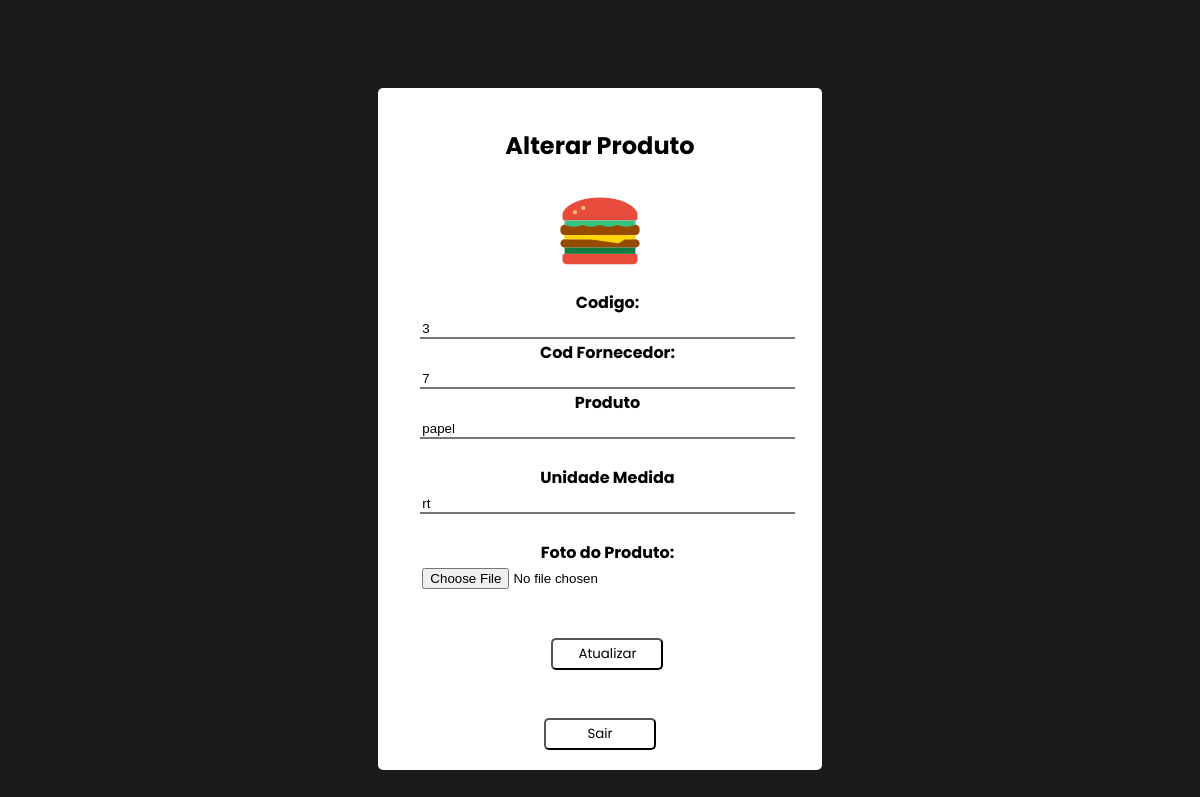
The app's page /alteracao/alteracao_bd_Produto.php with its own data.
### tables this page shows
CREATE TABLE IF NOT EXISTS `produto` (
  `pro_cod` int(11) NOT NULL AUTO_INCREMENT,
  `pro_for_cod` int(11) NOT NULL,
  `pro_foto` blob NOT NULL,
  `pro_nome` varchar(30) NOT NULL,
  `pro_umedida` varchar(30) NOT NULL,
  PRIMARY KEY (`pro_cod`)
);

### alteracao/alteracao_bd_Produto.php (the view, shortened to what this page needs)
<!DOCTYPE html>
<html lang="pt-BR">
<head>
  <link rel="stylesheet" href="style.css" />
</head>
<body>
  <div class="container">
    <div class="card">
      <section>
        <form action="../php_action/updateProduto.php" method="POST" enctype="multipart/form-data">
          <h2>Alterar Produto</h2>
          <center>
            <img src="../assets/img/produtos.png" width="100px"/>
          </center>
          <?php
              require_once '../php_action/db_connect.php';
              $id = $_GET['id'];
              $sql = ("SELECT * FROM produto WHERE pro_cod LIKE \"%$id%\" group by 1");
              $resultado = mysqli_query($connect, $sql);
             while($dados = mysqli_fetch_array($resultado)){
              $codigo  = $dados['pro_cod'];
              $codigoFornecedor = $dados['pro_for_cod'];
              $nome = $dados['pro_nome'];
              $uMedida = $dados['pro_umedida'];
             }
              ?>
          <div class="card-content">
            <div class="linha">
              <div class="card-content-area">
                <label for="codigo">Codigo:</label>
                <input type="text" name="codigo" value="<?php echo $codigo ?>" readonly />
              </div>
              <div class="card-content-area">
                <label for="codForPro">Cod Fornecedor:</label>
                <input type="text" name="codForPro" value="<?php echo $codigoFornecedor ?>" onkeypress="return somenteNumeros()">
              </div>
              <div class="card-content-area">
                <label for="produto">Produto</label>
                <input type="text" name="nomeProd" value="<?php echo $nome ?>" />
              </div>
              <br />
              <div class="card-content-area">
                <label for="unidadeMedida">Unidade Medida</label>
                <input type="text" name="unidadeMedida" value="<?php echo $uMedida ?>" onkeypress="return somenteLetras()" />
              </div>
              <br />
              <div class="card-content">
                <div class="card-content-area">
                  <label for="foto">Foto do Produto:</label>
                  <input type="file" name="foto" >
                </div>
              </div>
              <button type="submit">Atualizar</button>
        </form>
      </section>
      <a href="../alteracao/alteracaoProduto.php"><button>Sair</button></a>
    </div>
  </div>
</body>
</html>

### alteracao/alteracao_bd_Produto.php (style rules this page uses)
body { background-color: #181a1b; }
.container { display: flex; justify-content: center; align-items: center; }
.card { width: auto; margin-top: 10vh; background-color: #ffffff; text-align: center; border-radius: 5px; padding: 20px; font-family: 'Poppins', sans-serif; font-weight: bold; }
.linha, .linha2, .linha3 { margin-left: 15px; float: left; }
input { width: 95%; border-top: none; border-left: none; border-right: none; box-shadow: 0 0 0 0; outline: 0 }
button { margin-top: 3rem; font-family: 'Poppins', sans-serif; border-radius: 5px; width: 7rem; height: 2rem; background-color: white; transition: background 0.3s; }

### records on screen
produto: codigo "3", codForPro "7", nomeProd "papel", unidadeMedida "rt"
